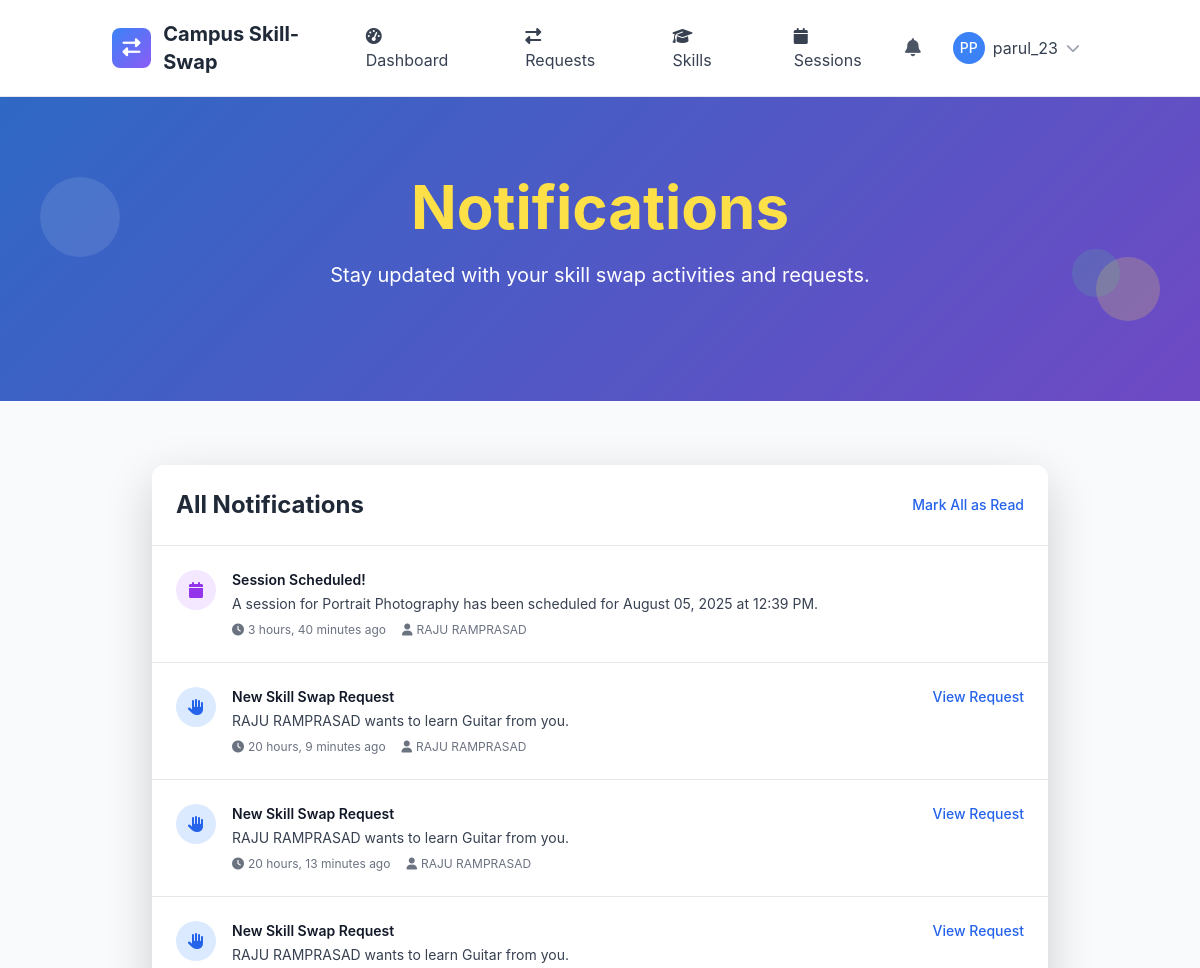
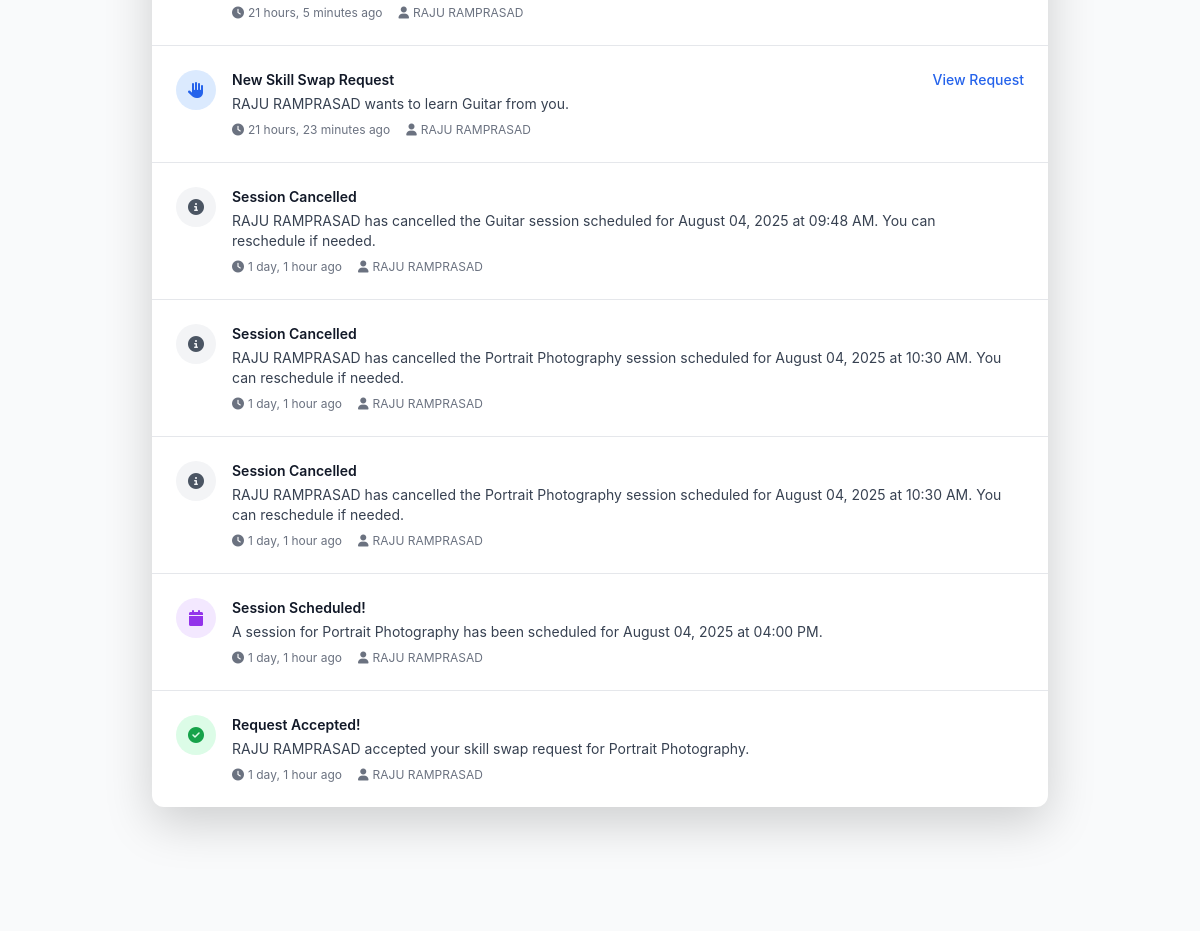
The page /notifications/ (signed in) on the database its author committed (2 pictures, top to bottom).
### accounts/models.py (models this page shows, shortened)
class Notification(models.Model):
    NOTIFICATION_TYPES = [
        ('skill_request', 'Skill Swap Request'),
        ('request_accepted', 'Request Accepted'),
        ('request_declined', 'Request Declined'),
        ('session_scheduled', 'Session Scheduled'),
        ('session_reminder', 'Session Reminder'),
        ('session_completed', 'Session Completed'),
        ('new_review', 'New Review'),
        ('system', 'System Notification'),
    ]
    recipient = models.ForeignKey(User, on_delete=models.CASCADE, related_name='notifications')
    notification_type = models.CharField(max_length=20, choices=NOTIFICATION_TYPES)
    title = models.CharField(max_length=200)
    message = models.TextField()
    is_read = models.BooleanField(default=False)
    created_at = models.DateTimeField(auto_now_add=True)
    related_user = models.ForeignKey(User, on_delete=models.CASCADE, null=True, blank=True, related_name='sent_notifications')
    related_object_id = models.PositiveIntegerField(null=True, blank=True)
    class Meta:
        ordering = ['-created_at']
        db_table = 'notification'

### core/views.py (the view)
        @login_required
        def notification_view(request):
            from accounts.models import Notification
            from django.core.paginator import Paginator
            notifications = Notification.objects.filter(
                recipient=request.user
            ).order_by('-created_at')
            paginator = Paginator(notifications, 10)
            page_number = request.GET.get('page')
            notifications_page = paginator.get_page(page_number)
            unread_notifications = notifications.filter(is_read=False)
            unread_notifications.update(is_read=True)
            context = {
                'notifications': notifications_page,
                'unread_count': 0,  # Now 0 since we marked them as read
            }
            return render(request, "core/notifications.html", context)

### templates/core/notifications.html (shortened to what this page needs)
{% extends 'base.html' %}
{% load static %}
{% block content %}
<section class="gradient-bg relative overflow-hidden">
    <div class="absolute inset-0 bg-black opacity-20"></div>
    <div class="relative container mx-auto px-4 py-20">
        <div class="text-center text-white">
            <h1 class="text-4xl lg:text-6xl font-bold mb-6 leading-tight">
                <span class="text-yellow-300">Notifications</span>
            </h1>
            <p class="text-lg lg:text-xl mb-8 max-w-3xl mx-auto">
                Stay updated with your skill swap activities and requests.
            </p>
        </div>
    </div>
    <div class="absolute top-20 left-10 w-20 h-20 bg-white opacity-10 rounded-full animate-bounce"></div>
    <div class="absolute bottom-20 right-10 w-16 h-16 bg-yellow-300 opacity-20 rounded-full animate-pulse"></div>
    <div class="absolute top-1/2 right-20 w-12 h-12 bg-green-400 opacity-15 rounded-full animate-bounce delay-75"></div>
</section>
<section class="py-16 bg-gray-50">
    <div class="container mx-auto px-4">
        <div class="max-w-4xl mx-auto">
            <div class="bg-white rounded-xl shadow-lg mb-8">
                <div class="p-6 border-b border-gray-200">
                    <div class="flex items-center justify-between">
                        <h2 class="text-2xl font-bold text-gray-800">All Notifications</h2>
                        <button onclick="markAllAsRead()" class="text-blue-600 hover:text-blue-800 text-sm font-medium">
                            Mark All as Read
                        </button>
                    </div>
                </div>
                <div class="divide-y divide-gray-200">
                    {% if notifications %}
                        {% for notification in notifications %}
                        <div class="p-6 hover:bg-gray-50 transition-colors {% if not notification.is_read %}bg-blue-50{% endif %}">
                            <div class="flex items-start space-x-4">
                                <div class="flex-shrink-0">
                                    <div class="w-10 h-10 rounded-full flex items-center justify-center
                                        {% if notification.notification_type == 'skill_request' %}bg-blue-100 text-blue-600
                                        {% elif notification.notification_type == 'request_accepted' %}bg-green-100 text-green-600
                                        {% elif notification.notification_type == 'request_declined' %}bg-red-100 text-red-600
                                        {% elif notification.notification_type == 'session_scheduled' %}bg-purple-100 text-purple-600
                                        {% elif notification.notification_type == 'session_reminder' %}bg-yellow-100 text-yellow-600
                                        {% else %}bg-gray-100 text-gray-600{% endif %}">
                                        <i class="fas
                                            {% if notification.notification_type == 'skill_request' %}fa-hand-paper
                                            {% elif notification.notification_type == 'request_accepted' %}fa-check-circle
                                            {% elif notification.notification_type == 'request_declined' %}fa-times-circle
                                            {% elif notification.notification_type == 'session_scheduled' %}fa-calendar
                                            {% elif notification.notification_type == 'session_reminder' %}fa-bell
                                            {% else %}fa-info-circle{% endif %}"></i>
                                    </div>
                                </div>
                                <div class="flex-1 min-w-0">
                                    <div class="flex items-start justify-between">
                                        <div class="flex-1">
                                            <h3 class="text-sm font-semibold text-gray-900 mb-1">
                                                {{ notification.title }}
                                            </h3>
                                            <p class="text-sm text-gray-700 mb-2">
                                                {{ notification.message }}
                                            </p>
                                            <div class="flex items-center space-x-4 text-xs text-gray-500">
                                                <span class="flex items-center">
                                                    <i class="fas fa-clock mr-1"></i>
                                                    {{ notification.created_at|timesince }} ago
                                                </span>
                                                {% if notification.related_user %}
                                                <span class="flex items-center">
                                                    <i class="fas fa-user mr-1"></i>
                                                    {{ notification.related_user.get_full_name|default:notification.related_user.username }}
                                                </span>
                                                {% endif %}
                                            </div>
                                        </div>
                                        <div class="flex items-center space-x-2 ml-4">
                                            {% if notification.notification_type == 'skill_request' and notification.related_object_id %}
                                            <a href="{% url 'skill_sessions:request_detail' notification.related_object_id %}"
                                               class="text-blue-600 hover:text-blue-800 text-sm font-medium">
                                                View Request
                                            </a>
                                            {% endif %}
                                        </div>
                                    </div>
                                </div>
                            </div>
                        </div>
                        {% endfor %}
                    {% endif %}
                </div>
            </div>
        </div>
    </div>
</section>
{% endblock %}

### templates/base.html (shortened to what this page needs)
{% load static %}
<!DOCTYPE html>
<html lang="en" class="h-full">
<head>
    <script src="https://cdn.tailwindcss.com"></script>
    <link href="https://cdn.jsdelivr.net/npm/bootstrap@5.3.2/dist/css/bootstrap.min.css" rel="stylesheet">
    <link rel="stylesheet" href="https://cdnjs.cloudflare.com/ajax/libs/font-awesome/6.5.1/css/all.min.css">
</head>
<body class="bg-gray-50 h-full">
    <nav class="bg-white shadow-lg border-b">
        <div class="container mx-auto px-4">
            <div class="flex justify-between items-center py-3">
                <div class="flex items-center space-x-3">
                    <div class="w-10 h-10 gradient-bg rounded-lg flex items-center justify-center">
                        <i class="fas fa-exchange-alt text-white text-lg"></i>
                    </div>
                    <a href="{% url 'core:home' %}" class="text-xl font-bold text-gray-800 hover:text-blue-600 transition-colors">
                        Campus Skill-Swap
                    </a>
                </div>
                <div class="hidden md:flex items-center space-x-6">
                    {% if user.is_authenticated %}
                        <a href="{% url 'core:dashboard' %}" class="nav-link px-3 py-2 text-gray-700 hover:text-blue-600 transition-colors">
                            <i class="fas fa-tachometer-alt mr-2"></i>Dashboard
                        </a>
                        <a href="{% url 'skill_sessions:request_list' %}" class="nav-link px-3 py-2 text-gray-700 hover:text-blue-600 transition-colors">
                            <i class="fas fa-exchange-alt mr-2"></i>Requests
                        </a>
                        <a href="{% url 'skills:skill_list' %}" class="nav-link px-3 py-2 text-gray-700 hover:text-blue-600 transition-colors">
                            <i class="fas fa-graduation-cap mr-2"></i>Skills
                        </a>
                        <a href="{% url 'skill_sessions:session_management' %}" class="nav-link px-3 py-2 text-gray-700 hover:text-blue-600 transition-colors">
                            <i class="fas fa-calendar mr-2"></i>Sessions
                        </a>
                    {% endif %}
                </div>
                <div class="flex items-center space-x-4">
                    {% if user.is_authenticated %}
                        <div class="relative">
                            <button id="notificationBtn" class="relative p-2 text-gray-600 hover:text-blue-600 transition-colors">
                                <i class="fas fa-bell text-lg"></i>
                            </button>
                        </div>
                        <div class="relative">
                            <button id="userMenuBtn" class="flex items-center space-x-2 p-2 rounded-lg hover:bg-gray-100 transition-colors">
                                {% if user.profile.profile_picture %}
                                    <img src="{{ user.profile.profile_picture.url }}" alt="Profile" class="w-8 h-8 rounded-full">
                                {% else %}
                                    <div class="w-8 h-8 bg-blue-500 rounded-full flex items-center justify-center">
                                        <span class="text-white text-sm font-medium">{{ user.first_name|first|upper }}{{ user.last_name|first|upper }}</span>
                                    </div>
                                {% endif %}
                                <span class="hidden md:block text-gray-700">{{ user.username}}</span>
                                <i class="fas fa-chevron-down text-gray-400 text-sm"></i>
                            </button>
                        </div>
                    {% endif %}
                </div>
            </div>
        </div>
    </nav>
    <main class="min-h-screen">
        {% block content %}{% endblock %}
    </main>
</body>
</html>

### templates/base.html (style rules this page uses)
:root { --primary-color: #3B82F6; --secondary-color: #10B981; --accent-color: #8B5CF6; --warning-color: #F59E0B; --danger-color: #EF4444; }
body { font-family: 'Inter', -apple-system, BlinkMacSystemFont, sans-serif; }
.gradient-bg { background: linear-gradient(135deg, var(--primary-color) 0%, var(--accent-color) 100%); }

### rows shown on the page
Notification: title "Session Scheduled!", message "A session for Portrait Photography has been scheduled for August 05, 2025 at 12:39 PM.", created_at "3 hours, 40 minutes", related_user.get_full_name "RAJU RAMPRASAD"
Notification: title "New Skill Swap Request", message "RAJU RAMPRASAD wants to learn Guitar from you.", created_at "20 hours, 9 minutes", related_user.get_full_name "RAJU RAMPRASAD", notification_type "View Request"
Notification: title "New Skill Swap Request", message "RAJU RAMPRASAD wants to learn Guitar from you.", created_at "20 hours, 13 minutes", related_user.get_full_name "RAJU RAMPRASAD", notification_type "View Request"
Notification: title "New Skill Swap Request", message "RAJU RAMPRASAD wants to learn Guitar from you.", created_at "21 hours, 5 minutes", related_user.get_full_name "RAJU RAMPRASAD", notification_type "View Request"
Notification: title "New Skill Swap Request", message "RAJU RAMPRASAD wants to learn Guitar from you.", created_at "21 hours, 23 minutes", related_user.get_full_name "RAJU RAMPRASAD", notification_type "View Request"
Notification: title "Session Cancelled", message "RAJU RAMPRASAD has cancelled the Guitar session scheduled for August 04, 2025 at 09:48 AM. You can reschedule if needed.", created_at "1 day, 1 hour", related_user.get_full_name "RAJU RAMPRASAD"
Notification: title "Session Cancelled", message "RAJU RAMPRASAD has cancelled the Portrait Photography session scheduled for August 04, 2025 at 10:30 AM. You can reschedule if needed.", created_at "1 day, 1 hour", related_user.get_full_name "RAJU RAMPRASAD"
Notification: title "Session Cancelled", message "RAJU RAMPRASAD has cancelled the Portrait Photography session scheduled for August 04, 2025 at 10:30 AM. You can reschedule if needed.", created_at "1 day, 1 hour", related_user.get_full_name "RAJU RAMPRASAD"
Notification: title "Session Scheduled!", message "A session for Portrait Photography has been scheduled for August 04, 2025 at 04:00 PM.", created_at "1 day, 1 hour", related_user.get_full_name "RAJU RAMPRASAD"
Notification: title "Request Accepted!", message "RAJU RAMPRASAD accepted your skill swap request for Portrait Photography.", created_at "1 day, 1 hour", related_user.get_full_name "RAJU RAMPRASAD"

### other values the page prints
{{ user.first_name|first|upper }} "P"
{{ user.last_name|first|upper }} "P"
{{ user.username }} "parul_23"
